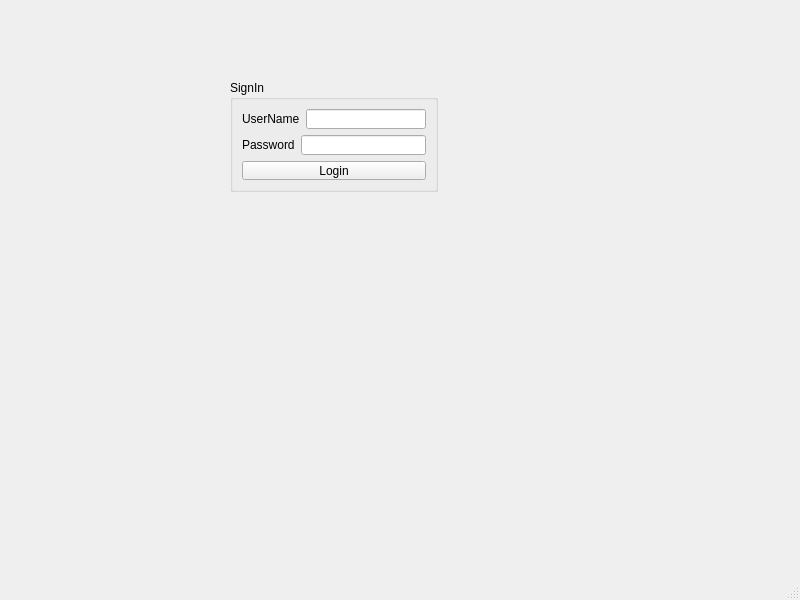
<?xml version="1.0" encoding="UTF-8"?>
<ui version="4.0">
 <class>MainWindow</class>
 <widget class="QMainWindow" name="MainWindow">
  <property name="geometry">
   <rect>
    <x>0</x>
    <y>0</y>
    <width>800</width>
    <height>600</height>
   </rect>
  </property>
  <property name="windowTitle">
   <string>MainWindow</string>
  </property>
  <widget class="QWidget" name="centralwidget">
   <widget class="QGroupBox" name="groupBox">
    <property name="geometry">
     <rect>
      <x>230</x>
      <y>80</y>
      <width>208</width>
      <height>112</height>
     </rect>
    </property>
    <property name="title">
     <string>SignIn</string>
    </property>
    <layout class="QVBoxLayout" name="verticalLayout">
     <item>
      <layout class="QHBoxLayout" name="horizontalLayout">
       <item>
        <widget class="QLabel" name="label_username">
         <property name="text">
          <string>UserName</string>
         </property>
        </widget>
       </item>
       <item>
        <widget class="QLineEdit" name="lineEdit_username"/>
       </item>
      </layout>
     </item>
     <item>
      <layout class="QHBoxLayout" name="horizontalLayout_2">
       <item>
        <widget class="QLabel" name="label_password">
         <property name="text">
          <string>Password</string>
         </property>
        </widget>
       </item>
       <item>
        <widget class="QLineEdit" name="lineEdit_password">
         <property name="echoMode">
          <enum>QLineEdit::Password</enum>
         </property>
        </widget>
       </item>
      </layout>
     </item>
     <item>
      <widget class="QPushButton" name="pushButton">
       <property name="text">
        <string>Login</string>
       </property>
      </widget>
     </item>
    </layout>
   </widget>
  </widget>
  <widget class="QMenuBar" name="menubar">
   <property name="geometry">
    <rect>
     <x>0</x>
     <y>0</y>
     <width>800</width>
     <height>21</height>
    </rect>
   </property>
  </widget>
  <widget class="QStatusBar" name="statusbar"/>
 </widget>
 <resources/>
 <connections/>
</ui>
